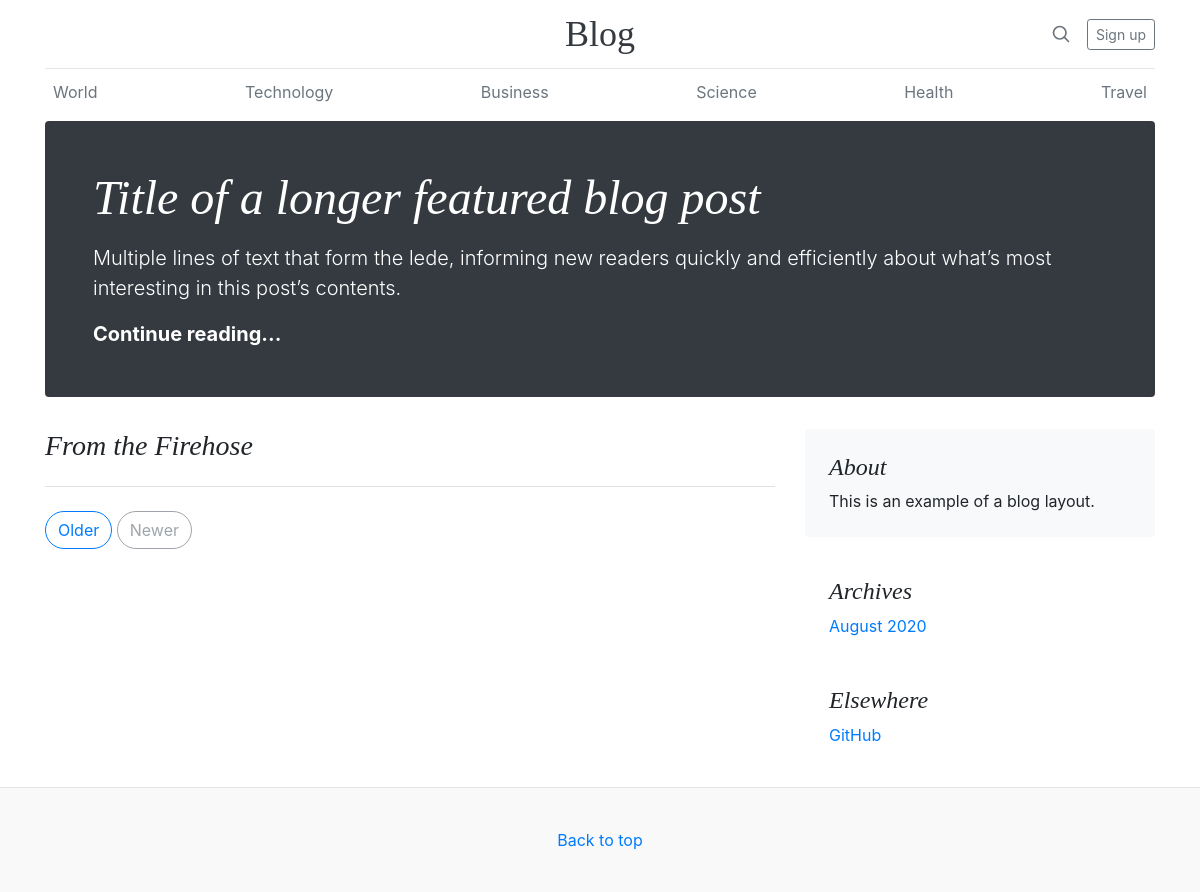
/, run on an earlier commit of the app's database.
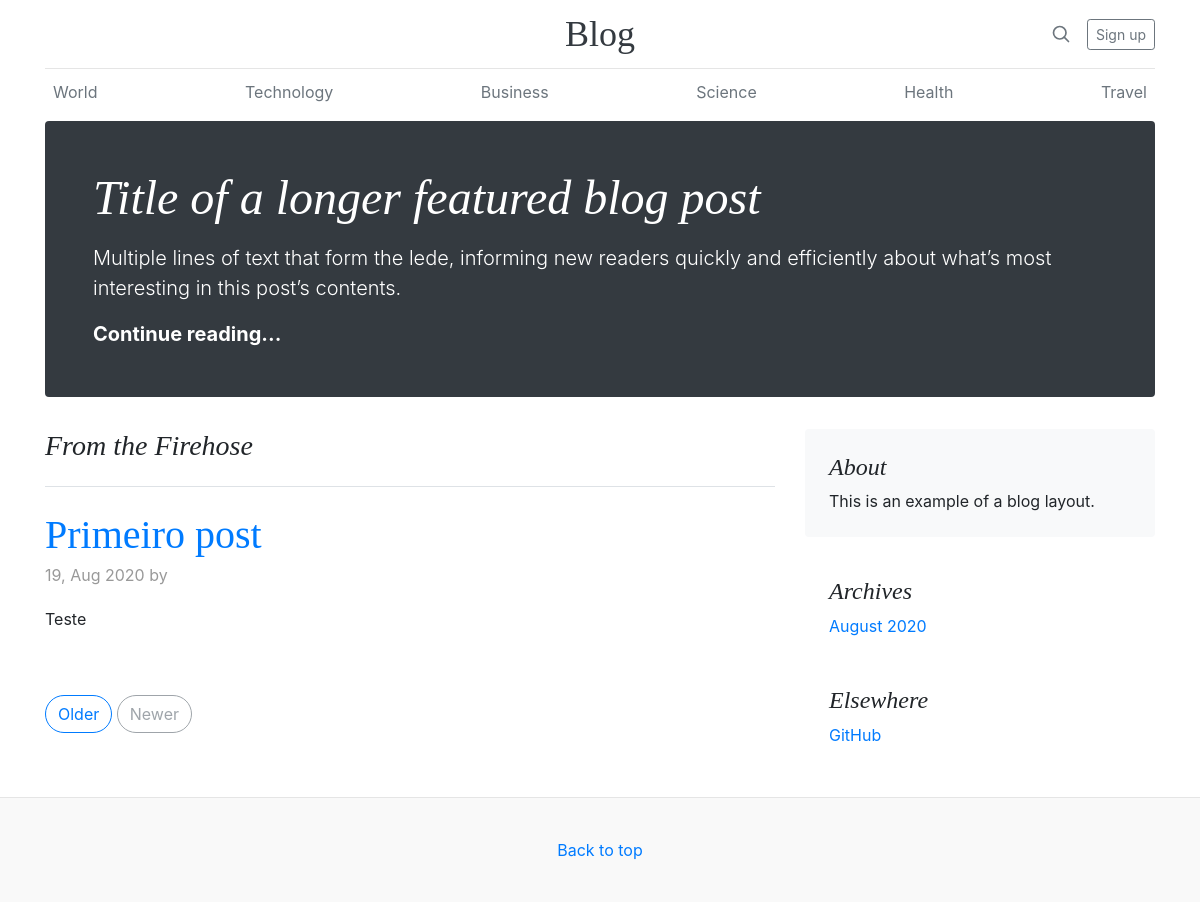
And on a later commit of the database.
### blog/models.py (models this page shows, shortened)
class Post(models.Model):
    titulo = models.CharField(max_length=255)
    resumo = RichTextField()
    conteudo = RichTextUploadingField()
    autor = models.ForeignKey(User, on_delete=models.PROTECT)
    data_criacao = models.DateField(auto_now_add=True)

### blog/views.py (the view)
# urls.py: 2. Add a URL to urlpatterns:  path('', views.home, name='home')
def home(request):
    posts = Post.objects.all()
    return render(request, 'home.html', {'posts': posts})

### templates/home.html
{% extends 'layout.html'%}
{% block sub_header%}
<div class="jumbotron p-4 p-md-5 text-white rounded bg-dark">
   <div class="col-md-12 px-0">
      <h1 class="display-4 font-italic">Title of a longer featured blog post</h1>
      <p class="lead my-3">Multiple lines of text that form the lede, informing new readers quickly and efficiently about what’s most interesting in this post’s contents.</p>
      <p class="lead mb-0"><a href="#" class="text-white font-weight-bold">Continue reading...</a></p>
   </div>
</div>
{% endblock %}
{% block content %}
<h3 class="pb-4 mb-4 font-italic border-bottom">
   From the Firehose
</h3>
{% for post in posts %}
<div class="blog-post">
   <h2 class="blog-post-title">
      <a href="/posts/{{ post.pk }}">{{ post.titulo }}</a>
   </h2>
   <p class="blog-post-meta">{{ post.data_criacao|date:'d, M Y' }} by <a href="#">{{ post.autor.get_full_name }}</a></p>
   {{ post.resumo|safe }}
</div>
{% endfor %}
<nav class="blog-pagination">
   <a class="btn btn-outline-primary" href="#">Older</a>
   <a class="btn btn-outline-secondary disabled" href="#" tabindex="-1" aria-disabled="true">Newer</a>
</nav>
{% endblock%}

What changed in the data, as far as the page shows it:
added Post: titulo "Primeiro post", data_criacao "19, Aug 2020", resumo "Teste"
